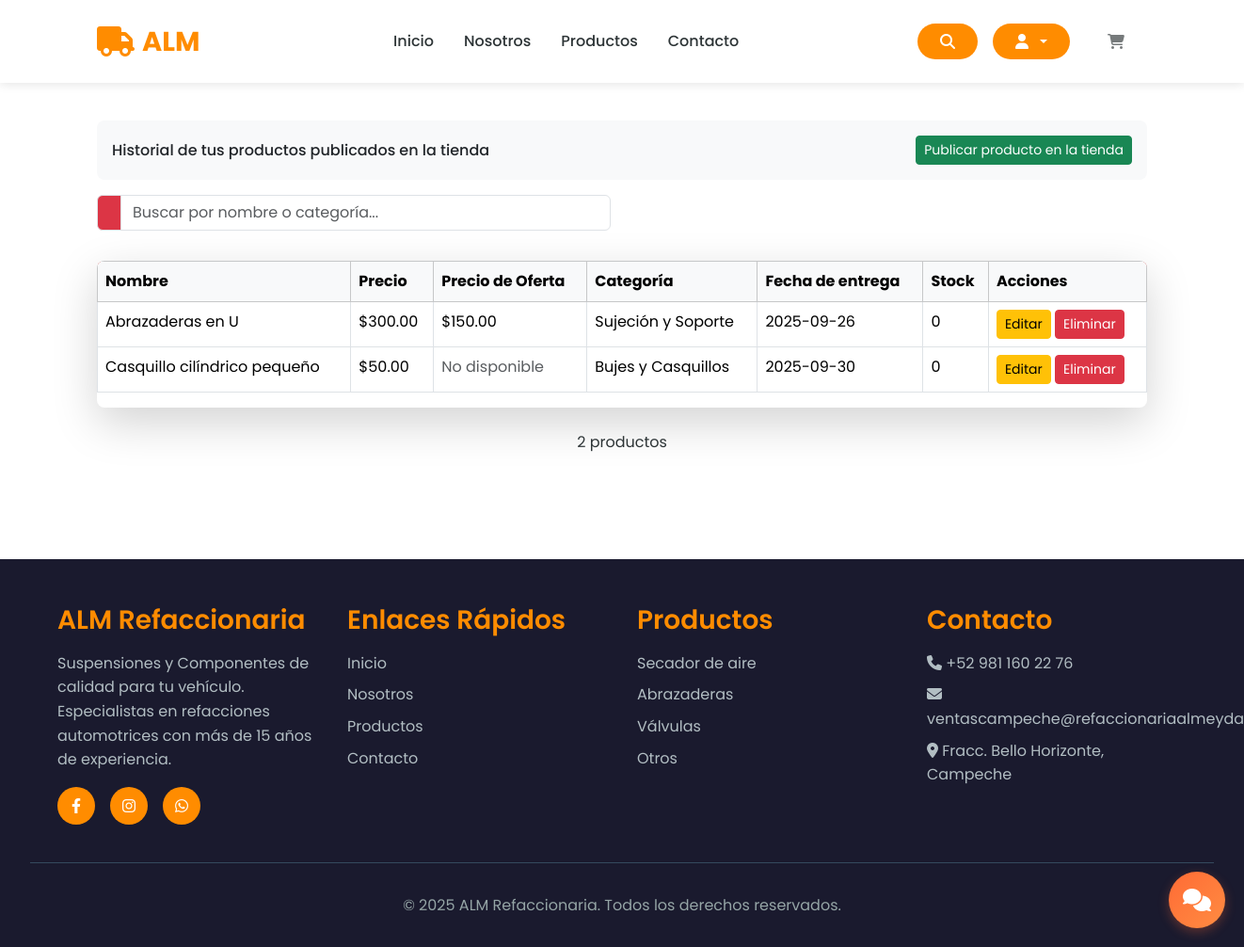
The page /productHistory/ (signed in) on the database its author committed.
### store/models.py (models this page shows, shortened)
class Product(models.Model):
    CATEGORY_CHOICES = [
        ('Sujeción y Soporte', 'Sujeción y Soporte'),
        ('Motor y Transmisión', 'Motor y Transmisión'),
        ('Sistema hidraulico y Neumatico', 'Sistema hidraulico y Neumatico'),
        ('Bujes y Casquillos', 'Bujes y Casquillos'),
        ('Sistema de Frenos', 'Sistema de Frenos'),
        ('Accesorios y Misceláneos', 'Accesorios y Misceláneos'),
    ]
    MATERIAL_CHOICES = [
        ('Acero', 'Acero'),
        ('Hierro fundido', 'Hierro fundido'),
        ('Bronce / Latón', 'Bronce / Latón'),
        ('Aluminio', 'Aluminio'),
        ('Goma / Poliuretano', 'Goma / Poliuretano'),
        ('Otro', 'Otro'),
    ]
    PROVEEDOR_CHOICES = [
        ('Productos Almeyda', 'Productos Almeyda'),
    ]
    proveedor = models.CharField(max_length=100, choices=PROVEEDOR_CHOICES)
    seller = models.ForeignKey(User, on_delete=models.CASCADE)
    name = models.CharField(max_length=200)
    description = models.TextField(max_length=1000, null=True, blank=True)
    price = models.FloatField()
    offer_price = models.FloatField(null=True, blank=True)
    offer = models.BooleanField(default=False)
    quantity = models.IntegerField()
    category = models.CharField(max_length=50, choices=CATEGORY_CHOICES)
    height_cm = models.FloatField()
    width_cm = models.FloatField()
    material = models.CharField(max_length=50, choices=MATERIAL_CHOICES)
    likes = models.ManyToManyField(User, related_name='liked_products', blank=True)
    date_of_delivery = models.DateField(null=True, blank=True)
    image = models.ImageField(null=True, blank=False)
    imageuno = models.ImageField(null=True, blank=False)
    imagedos = models.ImageField(null=True, blank=False)
    imagetres = models.ImageField(null=True, blank=False)

### store/views.py (the view)
# urls.py: path('productHistory/', views.product_history, name='productHistory'),
@login_required
def product_history(request):
    data = cartData(request)
    cartItems = data['cartItems']
    user = request.user
    products = Product.objects.filter(seller=request.user)
    return render(request, 'store/productHistory.html', {'products': products, 'cartItems': cartItems})

### store/models.py (called while the page is built)
    @property
    def get_cart_items(self):
        return sum(item.quantity for item in self.orderitem_set.all())

### store/utils.py (called while the page is built)
def cartData(request):
    if request.user.is_authenticated:
        try:
            customer = request.user.customer
            order, created = Order.objects.get_or_create(customer=customer, complete=False)
            items = order.orderitem_set.all()
            cartItems = order.get_cart_items
        except Customer.DoesNotExist:
            items = []
            order = {'get_cart_total': 0, 'get_cart_items': 0, 'shipping': False}
            cartItems = 0
    else:
        items = []
        order = {'get_cart_total': 0, 'get_cart_items': 0, 'shipping': False}
        cartItems = 0
    return {'cartItems': cartItems, 'order': order, 'items': items}

### store/templates/store/productHistory.html (shortened to what this page needs)
{% extends 'store/main.html' %}
{% load static %}
{% block content %}
<section>
  <div class="container py-5">
    <div class="row mb-3">
      <div class="col">
        <nav aria-label="breadcrumb" class="bg-body-tertiary rounded-3 p-3 d-flex justify-content-between align-items-center" style="background-color: #CB4C4C;">
          <h6 class="text-dark mb-0">Historial de tus productos publicados en la tienda</h6>
          <a href="{% url 'addProduct' %}" class="btn btn-success btn-sm">Publicar producto en la tienda </a>
        </nav>
      </div>
    </div>
    <div class="row mb-3">
      <div class="col-md-6">
        <div class="input-group mb-3">
          <span class="input-group-text bg-danger text-white" id="search-addon">
          </span>
          <input type="text" id="searchInput" class="form-control" placeholder="Buscar por nombre o categoría..." aria-describedby="search-addon">
        </div>
      </div>
    </div>
    <div class="row">
      {% if products %}
      <div class="col">
        <div class="table-responsive rounded-3 shadow-lg">
          <table class="table table-bordered table-hover" id="productTable">
            <thead class="table-light" style="background-color: #CB4C4C;">
              <tr class="text-white">
                <th>Nombre</th>
                <th>Precio</th>
                <th>Precio de Oferta</th>
                <th>Categoría</th>
                <th>Fecha de entrega</th>
                <th>Stock</th>
                <th>Acciones</th>
              </tr>
            </thead>
            <tbody>
              {% for product in products %}
              <tr>
                <td>{{ product.name }}</td>
                <td>${{ product.price|floatformat:2 }}</td>
                <td>
                  {% if product.offer_price %}
                    ${{ product.offer_price|floatformat:2 }}
                  {% else %}
                    <span class="text-muted">No disponible</span>
                  {% endif %}
                </td>
                <td>{{ product.category }}</td>
                <td>{{ product.date_of_delivery|date:'Y-m-d' }}</td>
                <td>{{ product.quantity }}</td>
                <td>
                  <a href="{% url 'edit_product' product.id %}" class="btn btn-sm btn-warning">Editar</a>
                  <a href="{% url 'delete_product' product.id %}" class="btn btn-sm btn-danger" onclick="return showDeleteProductConfirmation(event, '{{ product.name }}');">Eliminar</a>
                </td>
              </tr>
              {% endfor %}
            </tbody>
          </table>
        </div>
        <div class="d-flex justify-content-center mt-4">
          {{ products|length }} productos
        </div>
      </div>
      {% else %}
      <div class="col">
        <div class="alert alert-danger" role="alert">
          ¡No has publicado ningún producto en la tienda!
        </div>
      </div>
      {% endif %}
    </div>
  </div>
</section>
{% endblock content %}

### store/templates/store/base.html (style rules this page uses)
* { margin: 0; padding: 0; box-sizing: border-box; }
:root { --primary-color: #FF8C00; --secondary-color: #1a1a2e; --accent-color: #FFA500; --text-dark: #2d3436; --text-light: #636e72; --white: #ffffff; --light-bg: #f8f9fa; }
body { font-family: 'Poppins', sans-serif; line-height: 1.6; color: var(--text-dark); background-color: var(--white); }
* { transition: background-color 0.3s ease, color 0.3s ease, border-color 0.3s ease; }

### rows shown on the page
Product: name "Abrazaderas en U", price "300.00", offer_price "150.00", category "Sujeción y Soporte", date_of_delivery "2025-09-26", quantity "0"
Product: name "Casquillo cilíndrico pequeño", price "50.00", shows "No disponible", category "Bujes y Casquillos", date_of_delivery "2025-09-30", quantity "0"

### other values the page prints
{{ products|length }} "2"
